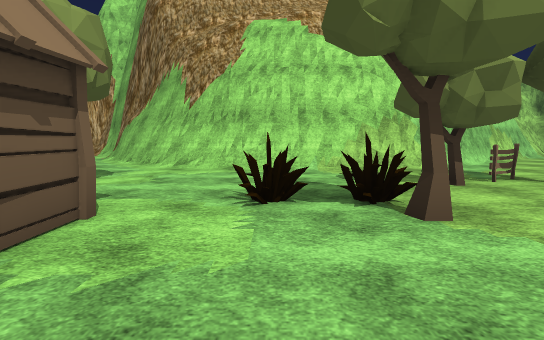
View 1 (above)

21 first-person views from a walk through a Unity game level. The camera is 1.4 m above the floor, tilts 6° down and sees 85° across. The floor is counted in squares, 2 m on a side. Each view is taken from the middle of a square. On the plan, view 1 faces up. The plan holds only what a view shows up to about 10 squares ahead; the rest is blank. The place goes on beyond the plan. Some animated figures are not drawn. Some surface patterns are stand-ins.

View 2
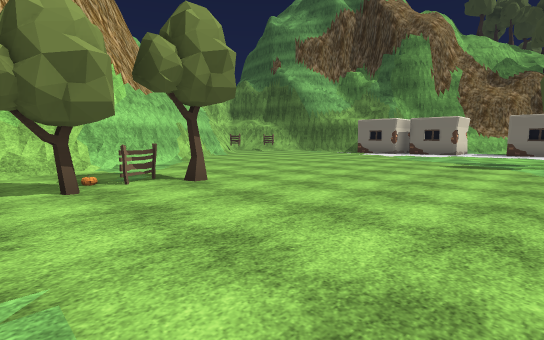

View 3
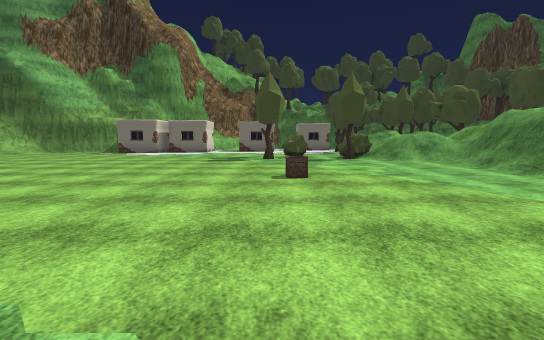

View 4
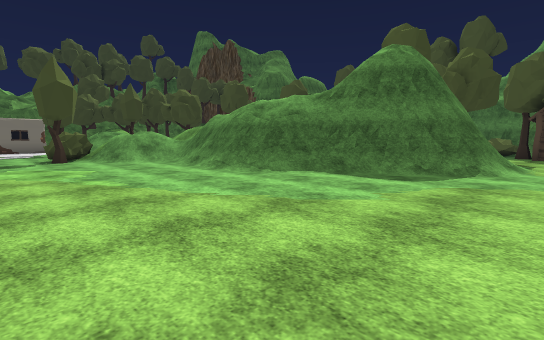

View 5
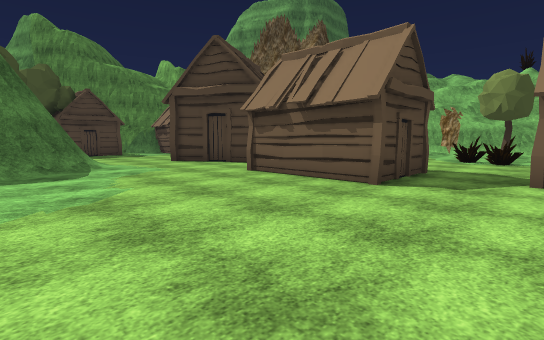

View 6
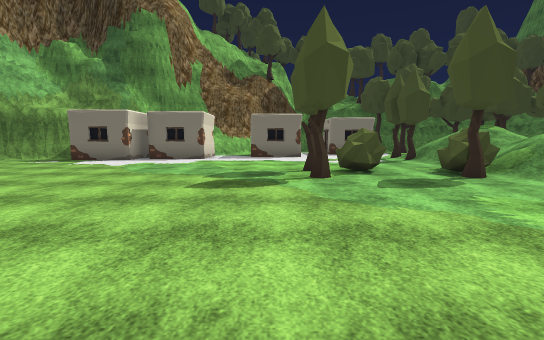

View 7
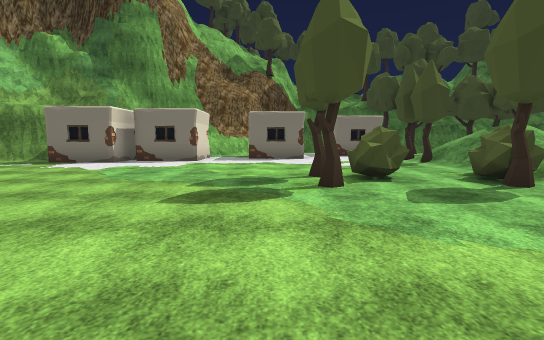

View 8
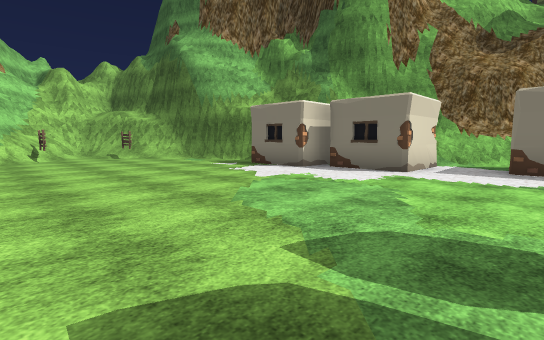

View 9
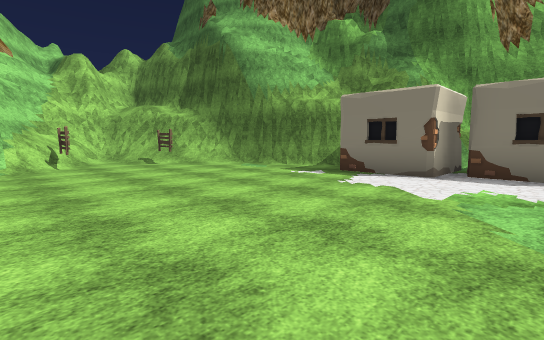

View 10
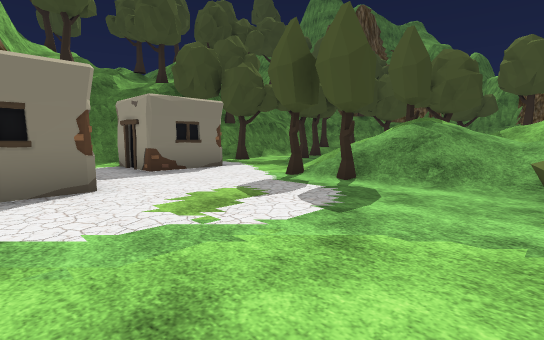

View 11
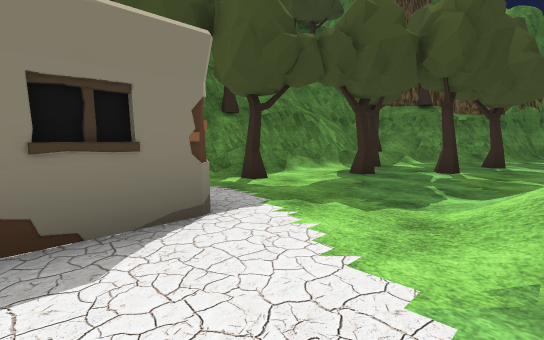

View 12
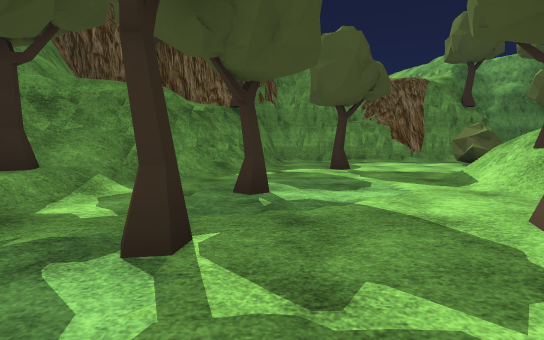

View 13
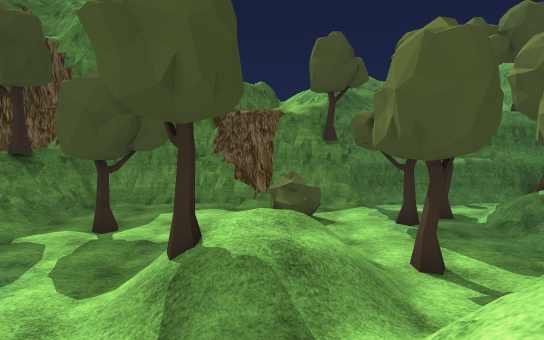

View 14
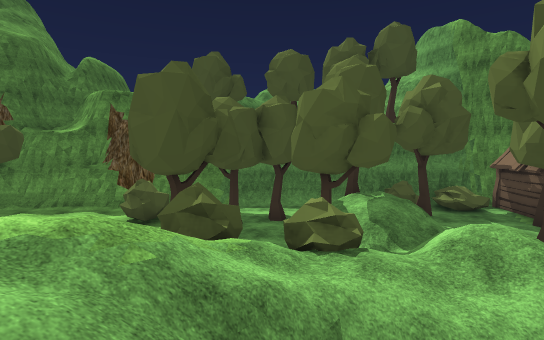

View 15
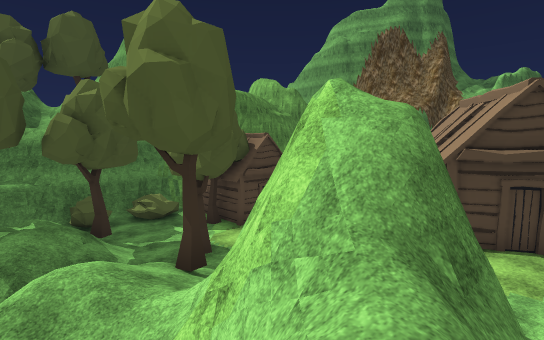

View 16
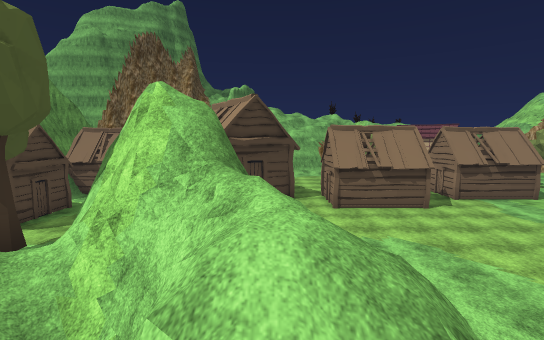

View 17
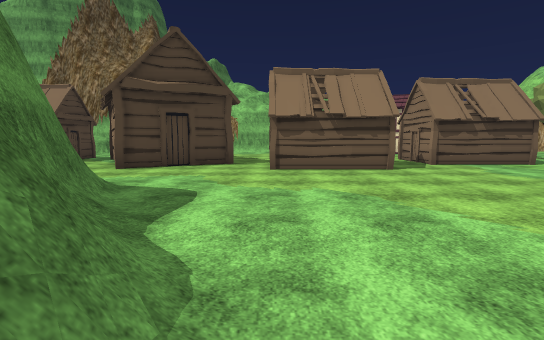

View 18
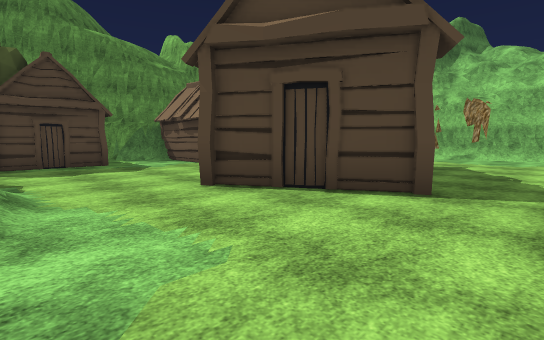

View 19
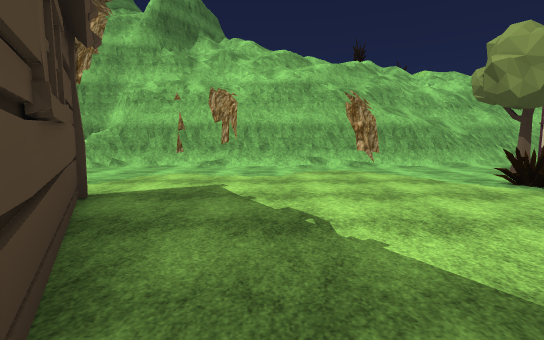

View 20
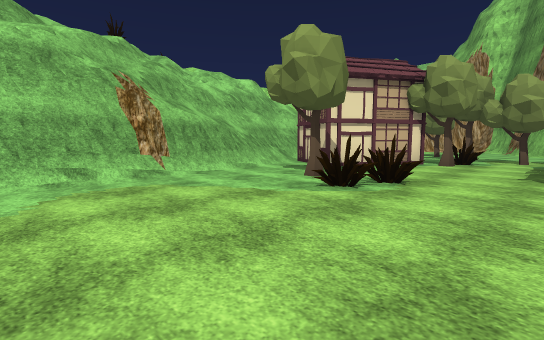

View 21
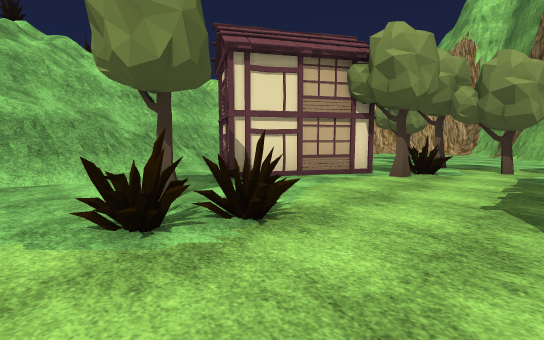

### Floor plan
Key: @ floor where view 1 was taken; # wall or solid block; . floor; / step, stairs or slope; = window, fence, low wall or low ledge; ^ raised ledge; v drop or lower ground; T tree; F fence; H hut; C crate; B bush; O other object.
Columns run from 12 left of view 1 to 24 right of it. Each row starts with its distance up from view 1.
 14                        #####
 13                       ##=./##
 12                       #F..F##
 11                       ......#
 10        ##         ### ......##
  9       ..##       ##.. .......#
  8       ...###   ###... .......#
  7     T .....#####............##
  6     . ......................O#
  5     ..TT.T.....TF............#
  4      ............T..........O#  ##
  3 #   ##TO. ..OTO.................##
  2 #####.... H.................... =#
  1  #/##.... H...................#
  0  #/......HH.@.....C....T.T....#O
 -1  ##..TO.................BB.........
 -2   #...O...HH....................#O./#
 -3   #...... H ...........TBB..T...#
 -4   #...... H ...........//B///T....
 -5   #.......HH......////// /////...TT
 -6   #..............==v#=//  //T/....##
 -7   #......HH..../##////   //  .....#
 -8   #....HH  H../###=#v // //  ...T.#
 -9   #....H  HH../#=##//////   T..T.T#
-10   #..   HH..../  #////B =///...../^#
-11   #/     ...... /T//B B///T/..T./T##
-12         HH....../ //...T////....=##
-13          H......T///T.../ /..../###
-14          H..HHT..//T/.T.....T..##
-15          ##.  ...T  /T..BB..../#
-16           ## H.B.B ........../##
-17               #################

Where each view was taken, in squares from view 1:
view 1: 0 up, 0 right, facing up
view 2: 0 up, 2 right, facing up-right
view 3: 0 up, 1 right, facing right
view 4: 1 down, 1 right, facing down-right
view 5: 0 up, 4 right, facing down-left
view 6: 1 up, 6 right, facing right
view 7: 1 up, 7 right, facing right
view 8: 1 up, 10 right, facing up-right
view 9: 4 up, 10 right, facing up-right
view 10: 1 up, 13 right, facing down-right
view 11: 2 down, 17 right, facing down-right
view 12: 7 down, 18 right, facing down
view 13: 8 down, 13 right, facing down
view 14: 7 down, 9 right, facing down
view 15: 7 down, 7 right, facing down-left
view 16: 7 down, 9 right, facing left
view 17: 5 down, 7 right, facing left
view 18: 5 down, 2 right, facing down-left
view 19: 6 down, 2 left, facing left
view 20: 6 down, 4 left, facing up-left
view 21: 3 down, 4 left, facing up-left
